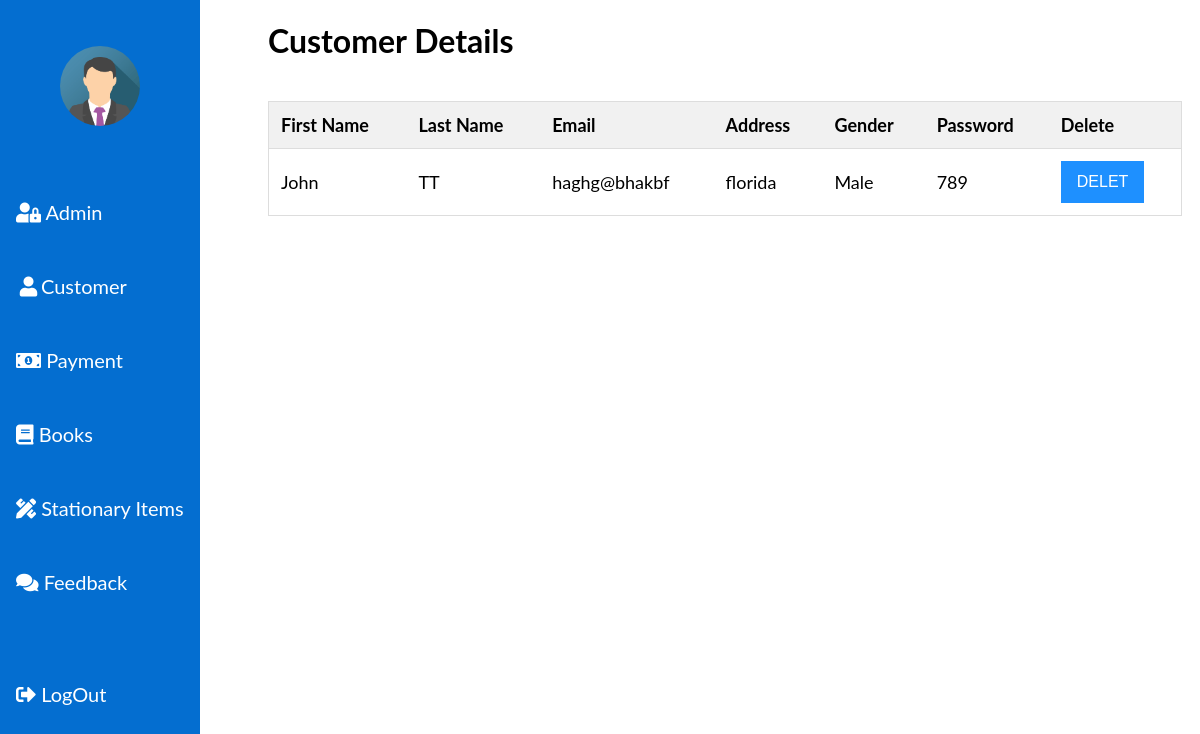
Screenshot of /Admin/Customer.php with the database file from the repository.
### tables this page shows
CREATE TABLE `user` (
  `CID` int(11) NOT NULL,
  `Firstname` varchar(20) NOT NULL,
  `Lastname` varchar(20) NOT NULL,
  `Email` varchar(100) NOT NULL,
  `Address` varchar(200) NOT NULL,
  `Gender` varchar(10) NOT NULL,
  `UserType` varchar(50) NOT NULL DEFAULT 'user',
  `Password` varchar(50) NOT NULL
);

### Admin/Customer.php (the view, shortened to what this page needs)
<!DOCTYPE html>
<html lang="en">
<head>
    <link rel="stylesheet" href="https://pro.fontawesome.com/releases/v5.10.0/css/all.css"/>
    <link rel="stylesheet" href="styles/admin.css">
    <link rel="stylesheet" href="admin.css">
</head>
<body>
<?php include 'sidebar.php';?>
<div class="main">
<h1>Customer Details</h1>
<br>
<?php
$conn = mysqli_connect("localhost","root","","bookstore");
  $query ="SELECT* FROM user WHERE UserType='user'";
  $query_run= mysqli_query($conn, $query);
?>
<table id="myTable">
  <tr class="header">
    <th >First Name</th>
    <th >Last Name</th>
    <th>Email</th>
    <th>Address</th>
    <th>Gender</th>
    <th>Password</th>
    <th>Delete</th>
  </tr>
   <?php
   if(mysqli_num_rows($query_run)>0)
   {
     while($row =mysqli_fetch_assoc($query_run))
     {
       ?>
      <tr>
      <td><?php echo $row['Firstname']?></td>
      <td><?php echo $row['Lastname']?></td>
      <td><?php echo $row['Email']?></td>
      <td><?php echo $row['Address']?></td>
      <td><?php echo $row['Gender']?></td>
      <td><?php echo $row['Password']?></td>
      <td>
      <form action="" method ="POST">
      <button type="submit" name="delete_btn" class="btn">DELET</button>
      </form>
      </td>
  </tr>
<?php
     }
    }
    else{
      echo"No record found";
    }
     ?>
</table>
</div>
</body>
</html>

### Admin/styles/admin.css (style rules this page uses)
.main { margin-left: 250px; padding: 0px 10px; }
.btn { background-color: DodgerBlue; border: none; color: white; padding: 12px 16px; font-size: 16px; cursor: pointer; }
#myTable { border-collapse: collapse; width: 100%; border: 1px solid #ddd; font-size: 18px; }
#myTable th, #myTable td { text-align: left; padding: 12px; }
#myTable tr { border-bottom: 1px solid #ddd; }
#myTable tr.header, #myTable tr:hover { background-color: #f1f1f1; }

### Admin/admin.css (style rules this page uses)
body { font-family: "Lato", sans-serif; }
.main { margin-left: 250px; padding: 0px 10px; }

### rows the page displays
user: Firstname "John", Lastname "TT", Email "haghg@bhakbf", Address "florida", Gender "Male", Password "789"
